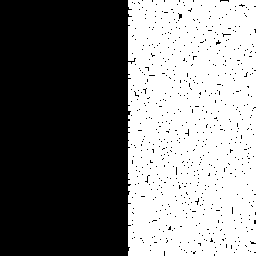
#> input picture Exercises_08a/filter_1_opening.pgm, 256 x 256 px
$ python exercise_04a_opening.py 5 ../Exercises_08a/filter_1_opening.pgm out.png
#> lines starting #> are read from the running program, lines starting #| are printed output that depends on the picture; after the words box and inside, x2 and y2 are one past the last pixel; in counts of white or black regions, pixels touching at a corner belong together

import cv2
import sys
import numpy as np

if len(sys.argv) != 4:
    print('example: python exercise_04a_opening.py 1 immed_gray_inv.pgm exercise_04a_ope1_output.pgm')
    sys.exit(1)
else:
    try:
        img1 = cv2.imread(sys.argv[2], cv2.IMREAD_GRAYSCALE)
#> img1: shape (256, 256); 48.4% white; 1 white region, box (x1, y1, x2, y2) and area: (128, 0, 256, 256) 31710
        img2 = img1.copy()
        i = int(sys.argv[1])
        kernel = np.ones((2*i+1, 2*i+1), np.uint8)
        tmp = cv2.erode(img2, kernel, iterations=1)
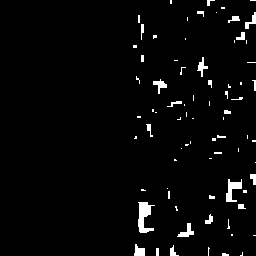
#> tmp: shape (256, 256); 2.9% white; 77 white regions (52 under 20 px), largest, box (x1, y1, x2, y2) and area: (138, 202, 155, 233) 294, (226, 179, 242, 202) 187, (177, 223, 194, 237) 106
        opening = cv2.dilate(tmp, kernel, iterations=1)
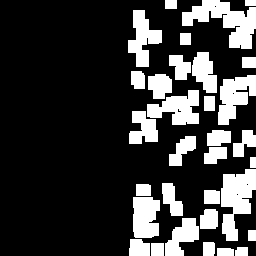
#> opening: shape (256, 256); 22.9% white; 32 white regions, largest, box (x1, y1, x2, y2) and area: (182, 0, 256, 49) 1745, (221, 169, 256, 241) 1552, (218, 75, 256, 125) 1155

        cv2.imwrite(sys.argv[3], opening)
        cv2.imshow("Window: opening", opening)
        cv2.waitKey(0)

    except Exception as e:
        print(e)

    # exercise_04a_ope1_output.pgm is created:
    # python exercise_04a_opening.py 1 immed_gray_inv.pgm exercise_04a_ope1_output.pgm
    # exercise_04a_ope2_output.pgm is created:
    # python exercise_04a_opening.py 2 immed_gray_inv.pgm exercise_04a_ope2_output.pgm

$ run again, on Exercises_08a/filter_3_ope_clo.pgm
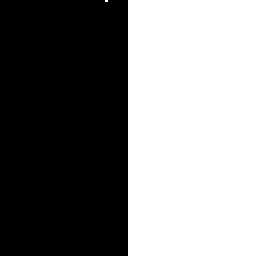
#> input picture Exercises_08a/filter_3_ope_clo.pgm, 256 x 256 px
#> img1: shape (256, 256); 50% white; 1 black region, box (x1, y1, x2, y2) and area: (0, 0, 128, 256) 32762
#> `tmp = cv2.erode(img2, kernel, iterations=1)`:
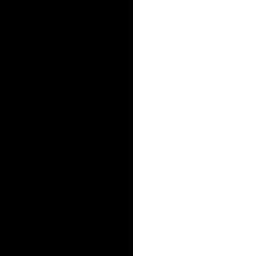
#> tmp: shape (256, 256); 48% white; 1 white region, box (x1, y1, x2, y2) and area: (133, 0, 256, 256) 31488
#> opening: shape (256, 256); 50% white; 1 white region, box (x1, y1, x2, y2) and area: (128, 0, 256, 256) 32768
